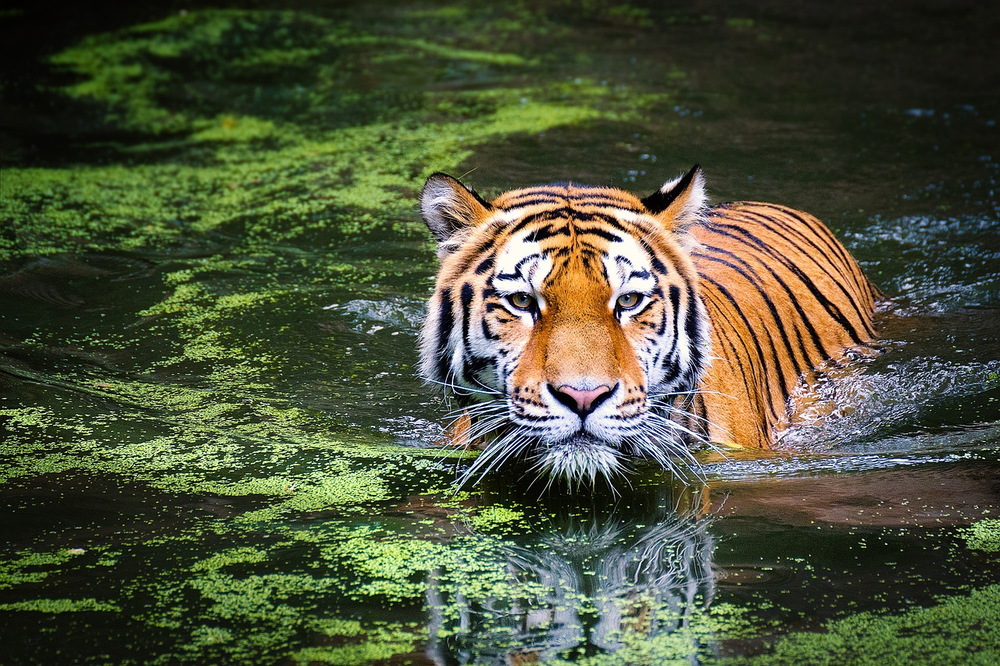
#> input picture Assignment_1/Tiger.png, 1000 x 666 px, shrunk from 1280 x 853 before the run
$ python Morphological_operations.py ../Assignment_1/Tiger.png
#> lines starting #> are read from the running program, lines starting #| are printed output that depends on the picture; after the words box and inside, x2 and y2 are one past the last pixel; in counts of white or black regions, pixels touching at a corner belong together
import cv2
import sys
import numpy as np


def threshold_image(src_img, threshold):
    for i in range(len(src_img)):
        for j in range(len(src_img[i])):
            if src_img[i, j] > threshold:
                src_img[i, j] = 255
            else:
                src_img[i, j] = 0


def pad_image(src_img, pad_length):
    """
    padding an img
    :param src_img: the image that should be padded
    :param pad_length: the length of the padding (for each side)
    :return: new padded image
    :rtype: cv2.image (np.ndarray, 2d)
    """
    col, row = src_img.shape
    padded_img = np.ones(shape=(col + 2 * pad_length, row + 2 * pad_length), dtype=src_img.dtype) * 255
    for i in range(len(src_img)):
        for j in range(len(src_img[0])):
            padded_img[i + pad_length, j + pad_length] = src_img[i, j]
    return padded_img


def pad_inverse(src_img, pad_length):
    """
    remove the padding of an image
    :param src_img: the image that should be unpadded
    :param pad_length: the number of pixels that should be removed from each row and columns (in each side)
    :return: new image without the padding
    :rtype: cv2.image (np.ndarray, 2d)
    """
    col, row = src_img.shape[0], src_img.shape[1]
    new_img = np.zeros(shape=(col - 2 * pad_length, row - 2 * pad_length), dtype=src_img.dtype)

    for i in range(len(new_img)):
        for j in range(len(new_img[i])):
            new_img[i][j] = src_img[i + pad_length][j + pad_length]
    return new_img


def erosion(src_img, structure_element, pad_length):
    dest_img = np.ones(shape=src_img.shape, dtype=src_img.dtype) * 255
    for i in range(pad_length, len(dest_img) - pad_length):
        for j in range(pad_length, len(dest_img[i]) - pad_length):
            is_black_pixel = True
            a, b = -1 * pad_length, -1 * pad_length
            while a < pad_length and is_black_pixel:
                while b < pad_length and is_black_pixel:
                    if structure_element[a + pad_length, b + pad_length] > 0 and src_img[i + a, j + b] != 0:
                        is_black_pixel = False
                    b += 1
                a += 1
            if is_black_pixel:
                dest_img[i, j] = 0
    return dest_img


def dilation(src_img, structure_element, pad_length):
    dest_img = np.ones(shape=src_img.shape, dtype=src_img.dtype) * 255

    for i in range(pad_length, len(dest_img) - pad_length):
        for j in range(pad_length, len(dest_img[i]) - pad_length):
            is_black_pixel = False
            a, b = -1 * pad_length, -1 * pad_length

            while a < pad_length and not is_black_pixel:
                while b < pad_length and not is_black_pixel:
                    if structure_element[a + pad_length, b + pad_length] > 0 and src_img[i + a, j + b] == 0:
                        is_black_pixel = True
                    b += 1
                a += 1

            if is_black_pixel:
                dest_img[i, j] = 0
    return dest_img


def negative(src_img):
    """
    negates the color of each pixel in an image
    :param src_img: the image which we want to negate
    :type src_img: 2-dim numpy array
    """
    for i in range(len(src_img)):
        for j in range(len(src_img[0])):
            src_img[i, j] = 255 - src_img[i][j]


def find_max_width(contours_list):
    """
    find the maximum width of each contour
    :param contours_list: list of contours
    :return: list of maximum width of each contour
    """
    width_list = []
    for contour in contours_list:
        min_x = contour[0, 0, 0]
        max_x = contour[0, 0, 0]
        for i in range(len(contour)):
            if min_x > contour[i, 0, 0]:
                min_x = contour[i, 0, 0]
            if max_x < contour[i, 0, 0]:
                max_x = contour[i, 0, 0]
        width_list.append(max_x - min_x)
    return width_list


def find_max_height(contours_list):
    """
    find the maximum height of each contour
    :param contours_list: list of contours
    :return: list of maximum height of each contour
    """
    height_list = []
    for contour in contours_list:
        min_y = contour[0, 0, 1]
        max_y = contour[0, 0, 1]
        for i in range(len(contour)):
            if min_y > contour[i, 0, 1]:
                min_y = contour[i, 0, 1]
            if max_y < contour[i, 0, 1]:
                max_y = contour[i, 0, 1]
        height_list.append(max_y - min_y)
    return height_list


#### START PROCESS ####
# loading the image
img = cv2.imread(sys.argv[1], 0)
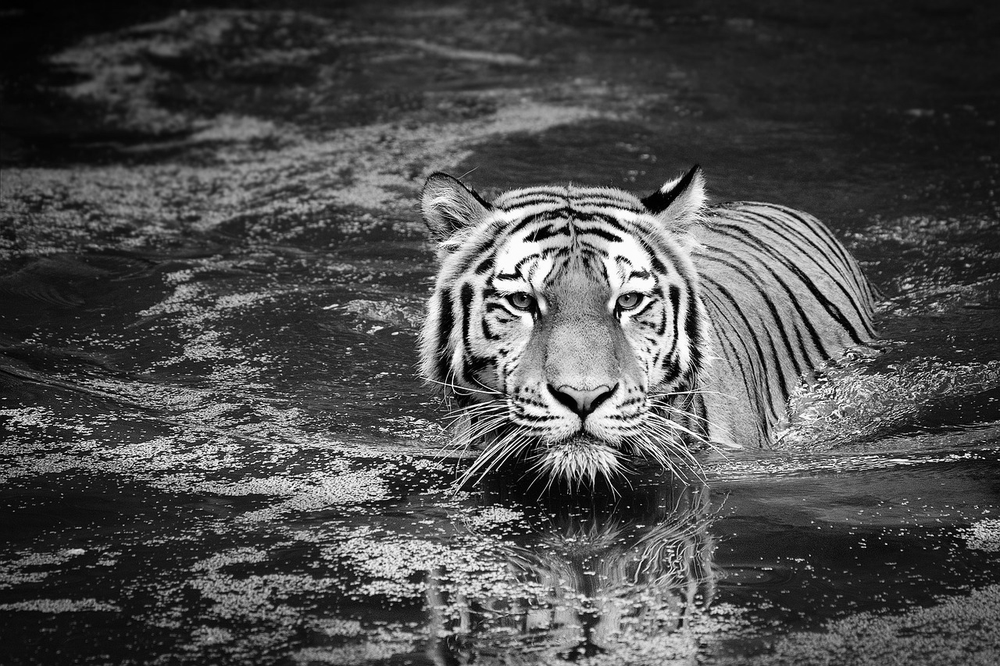
#> img: shape (666, 1000); min 0, max 255, mean 77.4
original_img = cv2.imread(sys.argv[1], 0)

threshold_image(img, 150)
#> after the loop in threshold_image, `for i in range(len(src_img)):`:
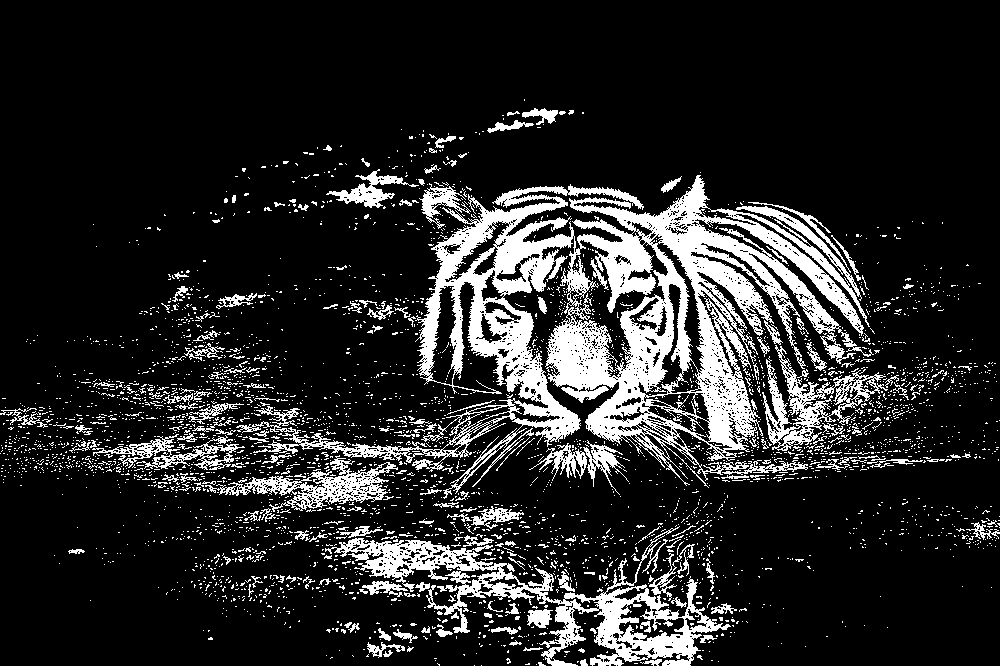
#> src_img: shape (666, 1000); 15.5% white; 3765 white regions (3554 under 20 px), largest, box (x1, y1, x2, y2) and area: (253, 175, 874, 499) 53946, (325, 535, 731, 666) 11973, (762, 345, 888, 451) 3484
negative(img)
#> after the loop in negative, `for i in range(len(src_img)):`: src_img: shape (666, 1000); 84.5% white; 3765 black regions (3554 under 20 px)

contours, hierarchy = cv2.findContours(img, cv2.RETR_TREE, cv2.CHAIN_APPROX_NONE)
#> contours = 7660 contours, 7166 with area under 20; largest, box (x1, y1, x2, y2) and area: (0, 0, 1000, 666) 648960, (545, 174, 871, 466) 37516, (416, 185, 582, 448) 18468, (638, 234, 732, 450) 4094, (219, 461, 399, 511) 3527

max_heights = find_max_height(contours)
#> the loop in find_max_height, `for contour in contours_list:` made 7660 passes
#> contour on passes 1, 2, 5: [[617, 665]], [[606, 665], [607, 665], [608, 665], [607, 665]], [[669, 663], [668, 664], [667, 664], [668, 664]]
#> after the loop in find_max_height, `for contour in contours_list:`: height_list = 7660 values, max 665 at index 173, min 0 at index 0, mean 2.92
#> max_heights has the same summary as height_list in find_max_height
max_widths = find_max_width(contours)
#> the loop in find_max_width, `for contour in contours_list:` made 7660 passes
#> contour on passes 1, 2, 5: [[617, 665]], [[606, 665], [607, 665], [608, 665], [607, 665]], [[669, 663], [668, 664], [667, 664], [668, 664]]
#> after the loop in find_max_width, `for contour in contours_list:`: width_list = 7660 values, max 999 at index 173, min 0 at index 0, mean 3.7
#> max_widths has the same summary as width_list in find_max_width
max_height = max(max_heights)
#> max_height = 665
max_width = max(max_widths)
#> max_width = 999

# brush the demarcation
max_min_max = max(min(max_heights), min(max_widths)) + 1
#> max_min_max = 1
for i in range(len(contours)):
    if max_heights[i] < max_height * 0.3 and max_widths[i] < max_width * 0.5:
        cv2.drawContours(img, contours, i, 0, max_min_max)
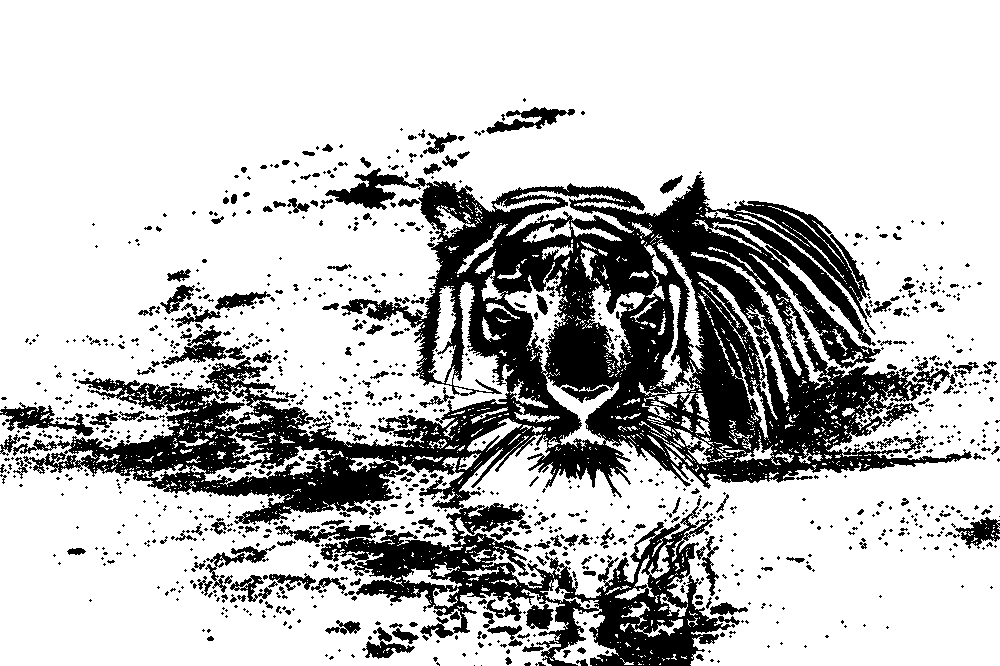
#> img: shape (666, 1000); 75.6% white; 1032 black regions (800 under 20 px), largest, box (x1, y1, x2, y2) and area: (13, 168, 972, 666) 136411, (0, 402, 94, 436) 1130, (486, 107, 575, 134) 898

negative(img)

padded_img = pad_image(img, max_min_max // 2)
# create the structure element
se = np.ones(shape=(max_min_max, max_min_max))
#> se = [1]
for i in range(max_min_max):
    for j in range(max_min_max):
        if i + j < ((max_min_max - 1) // 2) - 1:
            se[i, j] = 0
            se[i, -j - 1] = 0
        elif i + j >= ((3 * max_min_max - 1) // 2) - 1:
            se[i, j] = 0
            se[i, max_min_max - 1 - j] = 0
#> after the loop, se = [0]

# opening & pad inverse
res_img = erosion(padded_img, se, max_min_max // 2)
#> after the loop in erosion, `for i in range(pad_length, len(dest_img) - pad_length):`: dest_img: shape (666, 1000); every value is 0
res_img = dilation(res_img, se, max_min_max // 2)
#> after the loop in dilation, `for i in range(pad_length, len(dest_img) - pad_length):`: dest_img: shape (666, 1000); every value is 255
res_img = pad_inverse(res_img, max_min_max // 2)

# printing the original image and the result image
cv2.imshow('original img', original_img)
cv2.imshow('result img', res_img)
cv2.waitKey(0)
cv2.destroyAllWindows()
